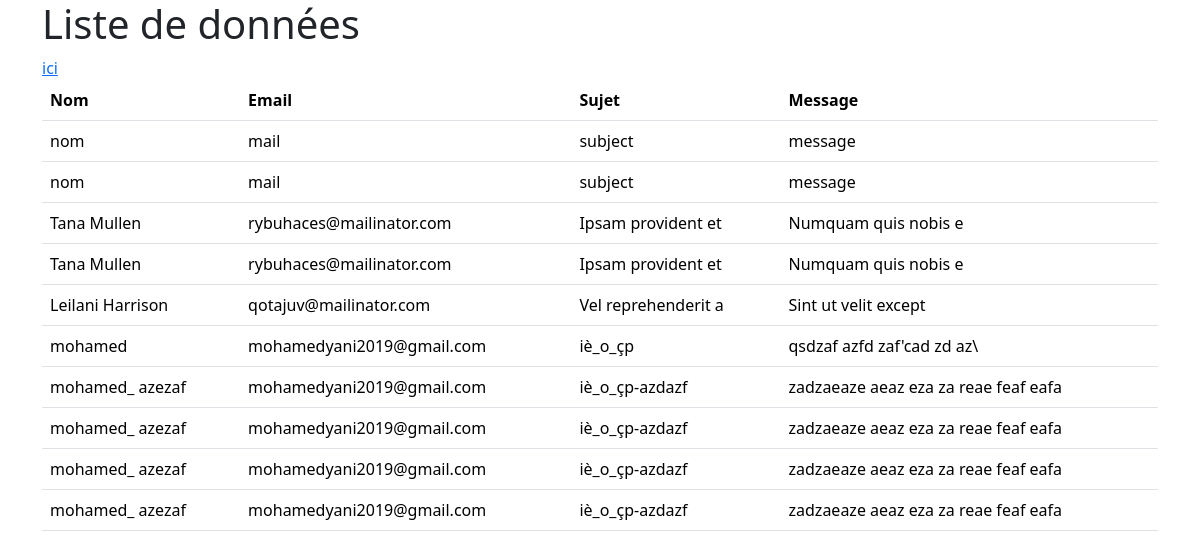
The app's page /recup.php with its own data.
### tables this page shows
CREATE TABLE `form` (
  `nom` varchar(50) NOT NULL,
  `mail` varchar(100) NOT NULL,
  `subject` varchar(225) NOT NULL,
  `message` text NOT NULL
);

### recup.php (the view, shortened to what this page needs)
<!DOCTYPE html>
<html lang="en">
<head>
    <link href="https://cdn.jsdelivr.net/npm/bootstrap/dist/css/bootstrap.min.css" rel="stylesheet">
</head>
<body>
    <div class="container">
        <h1>Liste de données</h1>
        <table class="table">
            <thead>
                <tr>
                    <th>Nom</th>
                    <th>Email</th>
                    <th>Sujet</th>
                    <th>Message</th>
                </tr>
            </thead>
            <a href="index.php">ici</a>
            <tbody>
                <?php
                include_once('config_bdd.php');
                $req = "SELECT nom, mail, subject, message FROM form";
                $resultat = $conn->query($req);
                while ($ligne = $resultat->fetch(PDO::FETCH_ASSOC)) {
                    echo "<tr>";
                    echo "<td>" . htmlspecialchars($ligne["nom"]) . "</td>";
                    echo "<td>" . htmlspecialchars($ligne["mail"]) . "</td>";
                    echo "<td>" . htmlspecialchars($ligne["subject"]) . "</td>";
                    echo "<td>" . htmlspecialchars($ligne["message"]) . "</td>";
                    echo "</tr>";
                }
                ?>
                </tbody>
        </table>
    </div>
</body>
</html>

### records on screen
form: nom "nom", mail "mail", subject "subject", message "message"
form: nom "nom", mail "mail", subject "subject", message "message"
form: nom "Tana Mullen", mail "rybuhaces@mailinator.com", subject "Ipsam provident et", message "Numquam quis nobis e"
form: nom "Tana Mullen", mail "rybuhaces@mailinator.com", subject "Ipsam provident et", message "Numquam quis nobis e"
form: nom "Leilani Harrison", mail "qotajuv@mailinator.com", subject "Vel reprehenderit a", message "Sint ut velit except"
form: nom "mohamed", mail "mohamedyani2019@gmail.com", subject "iè_o_çp", message "qsdzaf azfd zaf'cad zd az\\"
form: nom "mohamed_ azezaf", mail "mohamedyani2019@gmail.com", subject "iè_o_çp-azdazf", message "zadzaeaze aeaz eza za reae feaf eafa"
form: nom "mohamed_ azezaf", mail "mohamedyani2019@gmail.com", subject "iè_o_çp-azdazf", message "zadzaeaze aeaz eza za reae feaf eafa"
form: nom "mohamed_ azezaf", mail "mohamedyani2019@gmail.com", subject "iè_o_çp-azdazf", message "zadzaeaze aeaz eza za reae feaf eafa"
form: nom "mohamed_ azezaf", mail "mohamedyani2019@gmail.com", subject "iè_o_çp-azdazf", message "zadzaeaze aeaz eza za reae feaf eafa"
